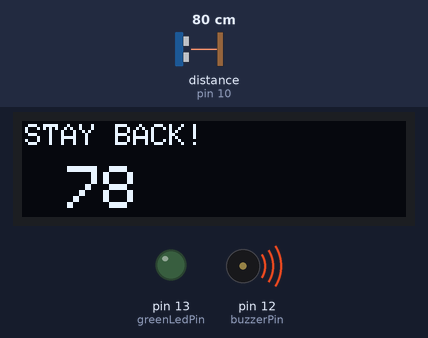
Recording of a sketch running on a simulated Arduino Uno, built with avr-gcc and run on an emulated ATmega328P. Parts: 128×32 one-colour display, output pins drawn as LEDs (lit = HIGH), buzzer (waves = sounding, pin HIGH). Wiring (inferred from the names in the program): ultrasonic range finder: trigger pin 9; echo pin 10. The test bench sets the inputs (shaded band); at power-on: distance to the obstacle (sensor on pin 10) 80 cm. The echo pulse lasts 58.3 µs per cm; pins used as bus, display or sensor lines are not drawn; what the sketch prints to the serial monitor is not drawn.

Above: at 2.0 s.
2.1 s: distance to the obstacle (sensor on pin 10) set to 200 cm
At 3.1 s:
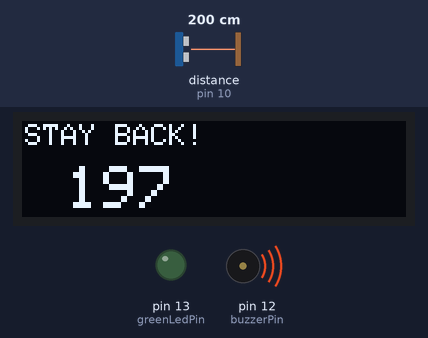
6.5 s: distance to the obstacle (sensor on pin 10) set to 206 cm
At 8.2 s:
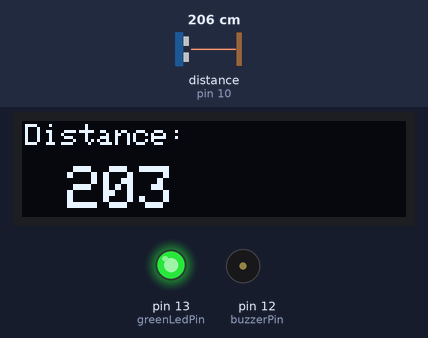
11.0 s: distance to the obstacle (sensor on pin 10) set to 2 cm
At 11.64 s:
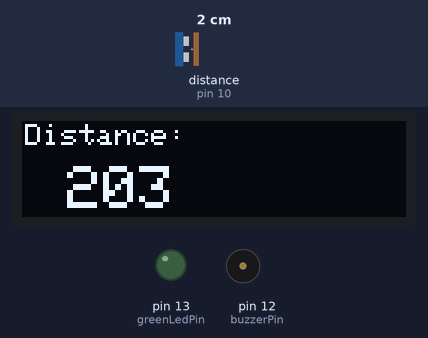
Timing chart, 0 to 19.0 s (numbered marks = the images above; inputs shaded):
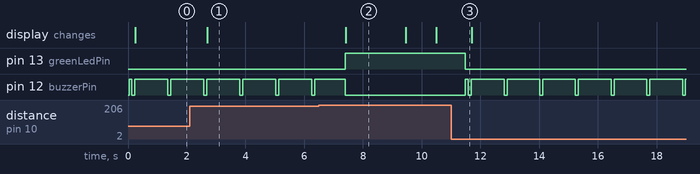

The sketch:

Code.ino
```cpp
/**********************************************************************************
 *  Social Distancing Device
 *  v1.0
 *  Created by expertcoder111308
 *  flamenco999 created readme
 **********************************************************************************/


#include <SPI.h>
#include <Wire.h>
#include <Adafruit_GFX.h>
#include <Adafruit_SSD1306.h>

#define SCREEN_WIDTH 128 // OLED display width, in pixels
#define SCREEN_HEIGHT 32 // OLED display height, in pixels

// Declaration for an SSD1306 display connected to I2C (SDA, SCL pins)
#define OLED_RESET     4 // Reset pin # (or -1 if sharing Arduino reset pin)
Adafruit_SSD1306 display(SCREEN_WIDTH, SCREEN_HEIGHT, &Wire, OLED_RESET);

// define pins numbers
const int trigPin = 9;
const int echoPin = 10;
const int greenLedPin = 13;
const int buzzerPin = 12;

// define Trigger Distance in CM
const int trigDistance = 200; //change this value from 2 to 400

// define variables
long duration;
int distance;
uint32_t delayMS;

void setup() {
  pinMode(trigPin, OUTPUT); // Sets the trigPin as an Output
  pinMode(echoPin, INPUT); // Sets the echoPin as an Input
  pinMode(buzzerPin, OUTPUT); // Sets the greenLedPin as an Output
  pinMode(greenLedPin, OUTPUT); // Sets the redLedPin as an Output
  Serial.begin(9600); // Starts the serial communication
  // SSD1306_SWITCHCAPVCC = generate display voltage from 3.3V internally
  display.begin(SSD1306_SWITCHCAPVCC, 0x3C);  // initialize with the I2C addr 0x3D (for the 128x64)
  // init done
  display.setTextSize(1);
  display.setTextColor(WHITE);
  display.clearDisplay(); // Clear display buffer
  delayMS = 1000;
}

void ledOnOff(int distance){
  if(distance < trigDistance){
    digitalWrite(greenLedPin, LOW);   // turn the GREEN LED off
    digitalWrite(buzzerPin, HIGH);   // turn the RED LED on
    delay(100);
    digitalWrite(buzzerPin, LOW);   // turn the RED LED off
    delay(100);
    digitalWrite(buzzerPin, HIGH);   // turn the RED LED on
  }
  else{
    digitalWrite(greenLedPin, HIGH);   // turn the GREEN LED on
    digitalWrite(buzzerPin, LOW);   // turn the RED LED off
  }
}

void loop() {
  // Clears the trigPin
  digitalWrite(trigPin, LOW);
  delayMicroseconds(2);
  // Sets the trigPin on HIGH state for 10 micro seconds
  digitalWrite(trigPin, HIGH);
  delayMicroseconds(10);
  digitalWrite(trigPin, LOW);
  // Reads the echoPin, returns the sound wave travel time in microseconds
  duration = pulseIn(echoPin, HIGH);
  // Calculating the distance
  distance= duration*0.034/2;
  // Prints the distance on the Serial Monitor
  Serial.print("Distance: ");
  Serial.println(distance);

  if (distance < trigDistance){
      ledOnOff(distance);
      display.setTextSize(1);
      display.setCursor(1,1);
      display.print("STAY BACK!");
      display.println();
      display.setTextSize(2);
      display.setCursor(15,15);
      display.print(distance);
      display.display();
      delay(delayMS);
      display.clearDisplay();
  }
  else{
      ledOnOff(distance);
      display.setTextSize(1);
      display.setCursor(1,1);
      display.print("Distance:");
      display.println();
      display.setTextSize(2);
      display.setCursor(15,15);
      display.print(distance);
      display.display();
      delay(delayMS);
      display.clearDisplay();
  }
}
```

Measured:
- the behaviour switches between 202 and 203 cm on distance to the obstacle (sensor on pin 10) (found by bisection; images 1 and 2)
- after the input at 2.1 s, the display: changes after 0.60 s (image 1)
- after the input at 6.5 s, pin 13 (greenLedPin): LOW → HIGH after 0.89 s; the display: changes after 0.91 s (image 2)
- after the input at 11.0 s, pin 13 (greenLedPin): HIGH → LOW after 0.49 s; pin 12 (buzzerPin): LOW → HIGH after 0.49 s, then repeats every 1.2 s: LOW 0.10 s, HIGH 1.1 s
- what the display in image 2 shows lasts 2.1 s, from 7.4 s to 9.5 s
